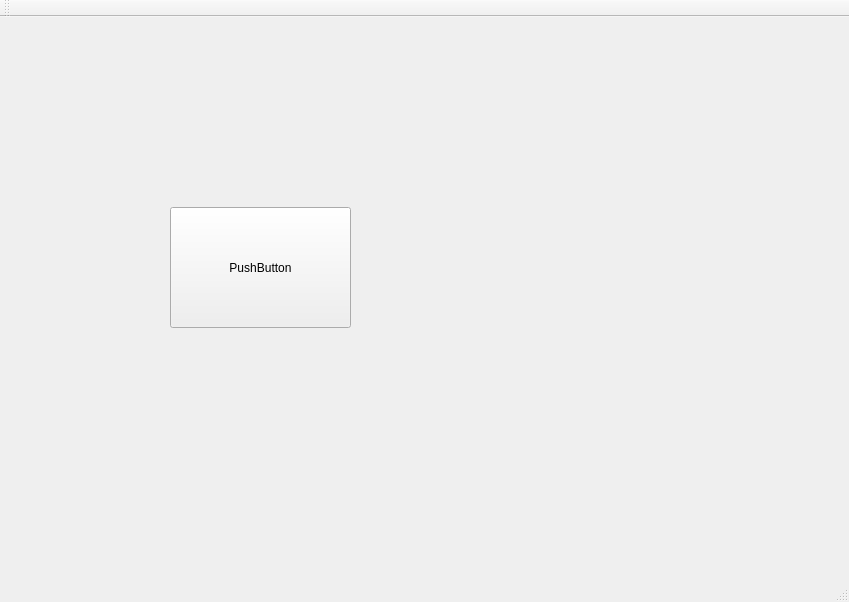
<?xml version="1.0" encoding="UTF-8"?>
<ui version="4.0">
 <class>testClass</class>
 <widget class="QMainWindow" name="testClass">
  <property name="geometry">
   <rect>
    <x>0</x>
    <y>0</y>
    <width>849</width>
    <height>602</height>
   </rect>
  </property>
  <property name="windowTitle">
   <string>test</string>
  </property>
  <widget class="QWidget" name="centralWidget">
   <widget class="QPushButton" name="pushButton">
    <property name="geometry">
     <rect>
      <x>170</x>
      <y>190</y>
      <width>181</width>
      <height>121</height>
     </rect>
    </property>
    <property name="text">
     <string>PushButton</string>
    </property>
   </widget>
  </widget>
  <widget class="QMenuBar" name="menuBar">
   <property name="geometry">
    <rect>
     <x>0</x>
     <y>0</y>
     <width>849</width>
     <height>21</height>
    </rect>
   </property>
  </widget>
  <widget class="QToolBar" name="mainToolBar">
   <attribute name="toolBarArea">
    <enum>TopToolBarArea</enum>
   </attribute>
   <attribute name="toolBarBreak">
    <bool>false</bool>
   </attribute>
  </widget>
  <widget class="QStatusBar" name="statusBar"/>
 </widget>
 <layoutdefault spacing="6" margin="11"/>
 <resources>
  <include location="test.qrc"/>
 </resources>
 <connections/>
</ui>
